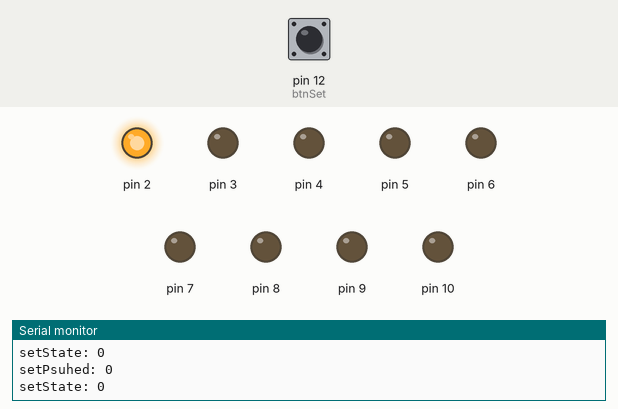
Simulated run of this sketch. Board: Arduino Uno, built with avr-gcc and run on an emulated ATmega328P. On the bench: output pins drawn as LEDs (lit = HIGH), the last lines printed to the serial monitor. The inputs (shaded band) are chosen by the test bench; at power-on: pin 12 (btnSet) LOW.

Above: at 2.1 s.
2.2 s: pin 12 (btnSet) pulled HIGH for 0.15 s
At 3.4 s:
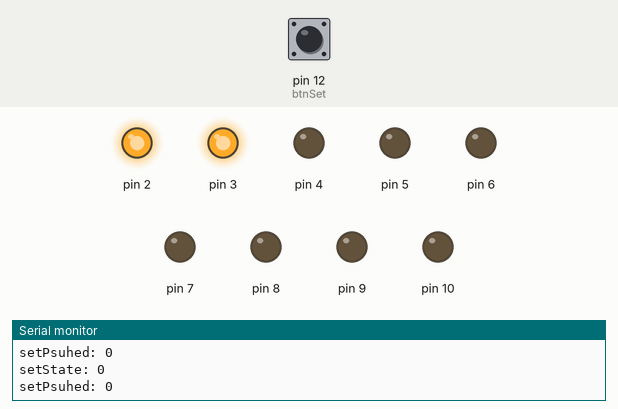
3.8 s: pin 12 (btnSet) pulled HIGH for 1 s
At 4.3 s:
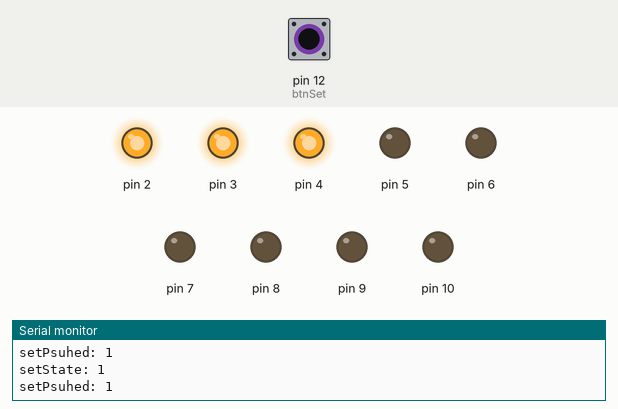
6.3 s: pin 12 (btnSet) pulled HIGH for 0.15 s
At 7.2 s:
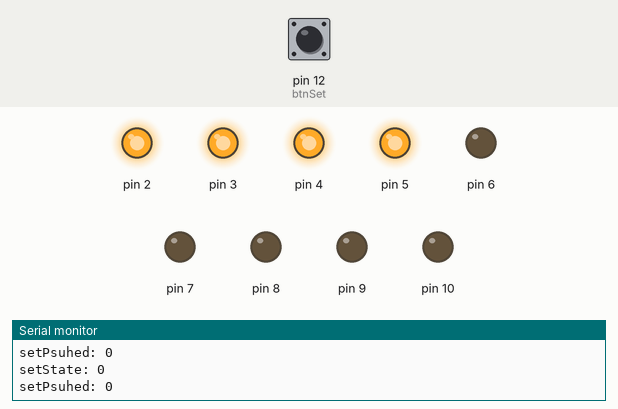
7.9 s: pin 12 (btnSet) pulled HIGH for 3.2 s
At 9.3 s:
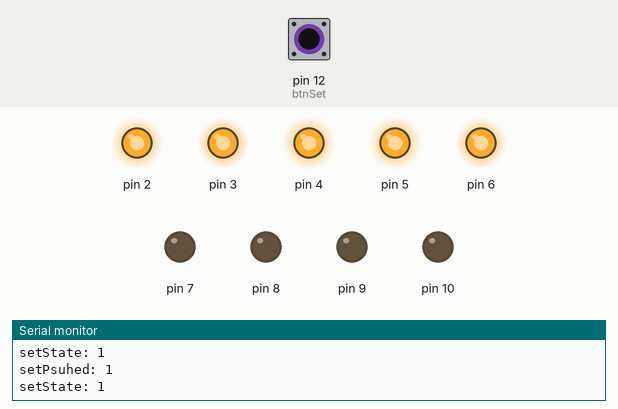
12.6 s: pin 12 (btnSet) pulled HIGH for 0.15 s
At 13.3 s:
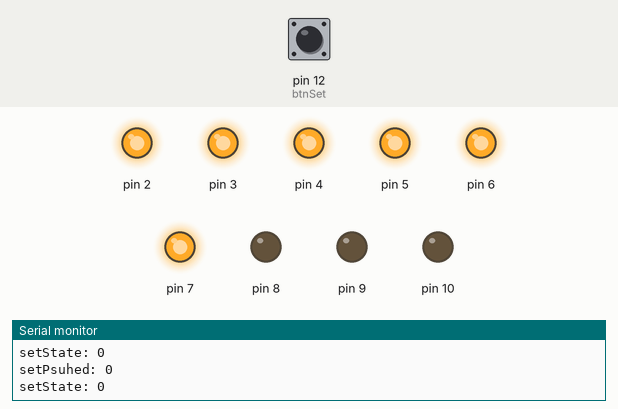
14.2 s: pin 12 (btnSet) pulled HIGH for 1 s
At 15.5 s:
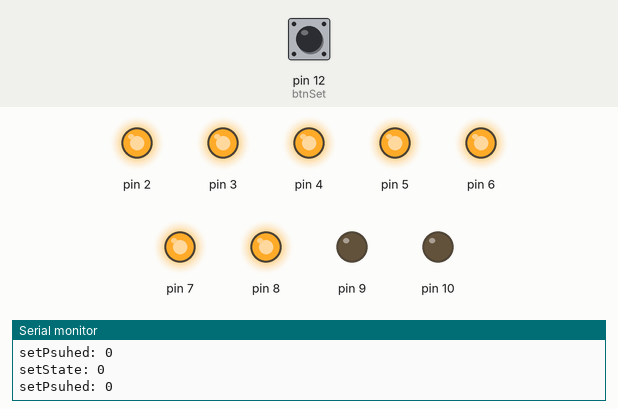
Timing chart, 0 to 17.2 s (numbered marks = the images above; inputs shaded):
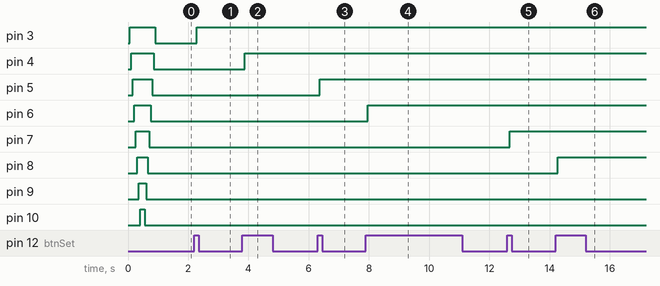

Measured:
- after the input at 2.2 s, pin 3: LOW → HIGH after 0.08 s
- after the input at 3.8 s, pin 4: LOW → HIGH after 0.08 s
- after the input at 6.3 s, pin 5: LOW → HIGH after 0.07 s
- after the input at 7.9 s, pin 6: LOW → HIGH after 0.06 s
- after the input at 12.6 s, pin 7: LOW → HIGH after 0.07 s
- after the input at 14.2 s, pin 8: LOW → HIGH after 0.07 s

The sketch:

ServoWorkout.ino
```cpp
//LED pins 2 - 10
const int startLED = 2;
const int endLED = 10;

//Button pins 12 and 13
const int btnSet = 12;
const int btnGo = 13;

int timerSetting = 1;

int setState = 0;
int goState = 0;

bool setPushed = false;

void setup() {
  Serial.begin(9600);

  for(int i=startLED; i<=endLED; i++)
  {
    pinMode(i, OUTPUT);
  }

  pinMode(btnSet, INPUT);
  pinMode(btnGo, INPUT);

  LedTest();

}

void loop() {
  //Check the set state

  setState = digitalRead(btnSet);

  Serial.print("setState: ");
  Serial.print(setState);
  Serial.println();
  Serial.print("setPsuhed: ");
  Serial.print(setPushed);
  Serial.println();

  if(setState == HIGH && setPushed == false){
    Serial.println("SETTING To TRUE");
    setPushed = true;
    setStatePushed();
  }

  if(setState == LOW && setPushed == true){
    Serial.println("SETTING To FALSE");
    setPushed = false;
  }
}

void setStatePushed(){

  if(timerSetting==9){
    timerSetting = 1;
  }
  else{
    timerSetting++;
  }

  SetLeds(timerSetting);
}

void SetLeds(int onLED){

  Serial.print("SetLeds: ");
  Serial.print(onLED);
  Serial.println();

  onLED++;

  for(int i=startLED;i<=endLED;i++){
    if(i<=onLED){
      digitalWrite(i,HIGH);
    }
    else{
      digitalWrite(i,LOW);
    }
  }
}

void LedTest(){

  Serial.println("Starting Led Test");

  Serial.println("going up");

  for(int i=1;i<=9;i++){
    SetLeds(i);
    delay(50);
  }

  delay(50);

  Serial.println("going down");

  for(int i=9;i>=1;i--){
    SetLeds(i);
    delay(50);
  }

  Serial.println("Led Test finished");
}
```
